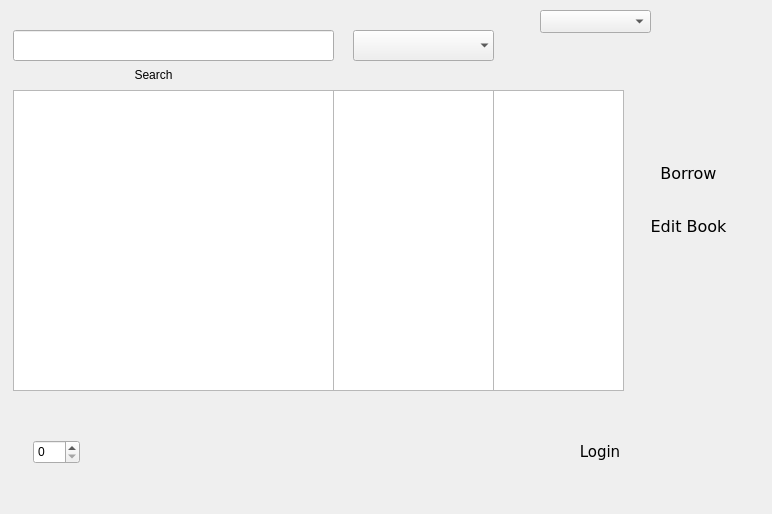
<?xml version="1.0" encoding="UTF-8"?>
<ui version="4.0">
 <class>Book_search</class>
 <widget class="QWidget" name="Book_search">
  <property name="geometry">
   <rect>
    <x>0</x>
    <y>0</y>
    <width>772</width>
    <height>514</height>
   </rect>
  </property>
  <property name="windowTitle">
   <string>Form</string>
  </property>
  <widget class="QListWidget" name="bookname">
   <property name="geometry">
    <rect>
     <x>13</x>
     <y>90</y>
     <width>321</width>
     <height>301</height>
    </rect>
   </property>
  </widget>
  <widget class="QPushButton" name="Login">
   <property name="geometry">
    <rect>
     <x>560</x>
     <y>440</y>
     <width>80</width>
     <height>23</height>
    </rect>
   </property>
   <property name="font">
    <font>
     <family>DejaVu Sans</family>
     <pointsize>11</pointsize>
    </font>
   </property>
   <property name="text">
    <string>Login</string>
   </property>
   <property name="flat">
    <bool>true</bool>
   </property>
  </widget>
  <widget class="QWidget" name="layoutWidget">
   <property name="geometry">
    <rect>
     <x>633</x>
     <y>140</y>
     <width>111</width>
     <height>121</height>
    </rect>
   </property>
   <layout class="QGridLayout" name="gridLayout">
    <item row="0" column="0">
     <widget class="QPushButton" name="borrow">
      <property name="font">
       <font>
        <family>DejaVu Sans</family>
        <pointsize>12</pointsize>
       </font>
      </property>
      <property name="text">
       <string>Borrow</string>
      </property>
      <property name="flat">
       <bool>true</bool>
      </property>
     </widget>
    </item>
    <item row="1" column="0">
     <widget class="QPushButton" name="edit">
      <property name="font">
       <font>
        <family>DejaVu Sans</family>
        <pointsize>12</pointsize>
       </font>
      </property>
      <property name="text">
       <string>Edit Book</string>
      </property>
      <property name="flat">
       <bool>true</bool>
      </property>
     </widget>
    </item>
   </layout>
  </widget>
  <widget class="QLabel" name="loginstatus">
   <property name="geometry">
    <rect>
     <x>463</x>
     <y>0</y>
     <width>120</width>
     <height>16</height>
    </rect>
   </property>
   <property name="layoutDirection">
    <enum>Qt::LeftToRight</enum>
   </property>
   <property name="text">
    <string/>
   </property>
   <property name="alignment">
    <set>Qt::AlignCenter</set>
   </property>
  </widget>
  <widget class="QSpinBox" name="spinBox">
   <property name="geometry">
    <rect>
     <x>33</x>
     <y>440</y>
     <width>47</width>
     <height>24</height>
    </rect>
   </property>
  </widget>
  <widget class="QListWidget" name="author">
   <property name="geometry">
    <rect>
     <x>333</x>
     <y>90</y>
     <width>161</width>
     <height>301</height>
    </rect>
   </property>
  </widget>
  <widget class="QComboBox" name="user_page">
   <property name="geometry">
    <rect>
     <x>540</x>
     <y>10</y>
     <width>111</width>
     <height>23</height>
    </rect>
   </property>
  </widget>
  <widget class="QComboBox" name="searchmethod">
   <property name="geometry">
    <rect>
     <x>353</x>
     <y>30</y>
     <width>141</width>
     <height>31</height>
    </rect>
   </property>
   <property name="frame">
    <bool>false</bool>
   </property>
  </widget>
  <widget class="QListWidget" name="type">
   <property name="geometry">
    <rect>
     <x>493</x>
     <y>90</y>
     <width>131</width>
     <height>301</height>
    </rect>
   </property>
  </widget>
  <widget class="QLineEdit" name="searchbox">
   <property name="geometry">
    <rect>
     <x>13</x>
     <y>30</y>
     <width>321</width>
     <height>31</height>
    </rect>
   </property>
  </widget>
  <widget class="QPushButton" name="searchbutton">
   <property name="geometry">
    <rect>
     <x>113</x>
     <y>63</y>
     <width>81</width>
     <height>23</height>
    </rect>
   </property>
   <property name="text">
    <string>Search</string>
   </property>
   <property name="flat">
    <bool>true</bool>
   </property>
  </widget>
 </widget>
 <resources/>
 <connections/>
</ui>
